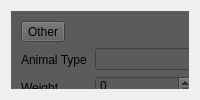
        <widget class="QWidget" name="tab_8">
         <attribute name="title">
          <string>Misc. Entries</string>
         </attribute>
         <layout class="QGridLayout" name="gridLayout_5">
          <item row="0" column="0">
           <widget class="QGroupBox" name="groupBox_9">
            <property name="styleSheet">
             <string notr="true">background-color: rgb(91, 91, 91);</string>
            </property>
            <property name="title">
             <string/>
            </property>
            <widget class="QWidget" name="layoutWidget_2">
             <property name="geometry">
              <rect>
               <x>10</x>
               <y>10</y>
               <width>241</width>
               <height>399</height>
              </rect>
             </property>
             <layout class="QVBoxLayout" name="verticalLayout_38">
              <item>
               <widget class="QToolButton" name="toolButton_6">
                <property name="text">
                 <string>Other</string>
                </property>
               </widget>
              </item>
              <item>
               <layout class="QHBoxLayout" name="horizontalLayout_2">
                <item>
                 <layout class="QVBoxLayout" name="verticalLayout_39">
                  <item>
                   <widget class="QLabel" name="label_43">
                    <property name="minimumSize">
                     <size>
                      <width>57</width>
                      <height>20</height>
                     </size>
                    </property>
                    <property name="text">
                     <string>Animal Type</string>
                    </property>
                   </widget>
                  </item>
                  <item>
                   <widget class="QLabel" name="label_44">
                    <property name="minimumSize">
                     <size>
                      <width>1</width>
                      <height>1</height>
                     </size>
                    </property>
                    <property name="maximumSize">
                     <size>
                      <width>1000</width>
                      <height>1000</height>
                     </size>
                    </property>
                    <property name="text">
                     <string>Weight</string>
                    </property>
                   </widget>
                  </item>
                  <item>
                   <widget class="QLabel" name="label_45">
                    <property name="minimumSize">
                     <size>
                      <width>58</width>
                      <height>20</height>
                     </size>
                    </property>
                    <property name="text">
                     <string>Vaccinations</string>
                    </property>
                   </widget>
                  </item>
                 </layout>
                </item>
                <item>
                 <layout class="QVBoxLayout" name="verticalLayout_40">
                  <item>
                   <widget class="QLineEdit" name="lineEdit_9">
                    <property name="minimumSize">
                     <size>
                      <width>1</width>
                      <height>1</height>
                     </size>
                    </property>
                    <property name="maximumSize">
                     <size>
                      <width>10000000</width>
                      <height>16777215</height>
                     </size>
                    </property>
                   </widget>
                  </item>
                  <item>
                   <widget class="QSpinBox" name="spinBox_2">
                    <property name="minimumSize">
                     <size>
                      <width>98</width>
                      <height>20</height>
                     </size>
                    </property>
                    <property name="maximumSize">
                     <size>
                      <width>98</width>
                      <height>20</height>
                     </size>
                    </property>
                   </widget>
                  </item>
                  <item>
                   <widget class="QLineEdit" name="lineEdit_10">
                    <property name="minimumSize">
                     <size>
                      <width>1</width>
                      <height>1</height>
                     </size>
                    </property>
                    <property name="maximumSize">
                     <size>
                      <width>10000000</width>
                      <height>10000000</height>
                     </size>
                    </property>
                   </widget>
                  </item>
                 </layout>
                </item>
               </layout>
              </item>
              <item>
               <layout class="QVBoxLayout" name="verticalLayout_41">
                <item>
                 <widget class="QLabel" name="label_46">
                  <property name="minimumSize">
                   <size>
                    <width>201</width>
                    <height>13</height>
                   </size>
                  </property>
                  <property name="maximumSize">
                   <size>
                    <width>201</width>
                    <height>13</height>
                   </size>
                  </property>
                  <property name="text">
                   <string>General Description</string>
                  </property>
                 </widget>
                </item>
                <item>
                 <widget class="QLineEdit" name="lineEdit_11">
                  <property name="minimumSize">
                   <size>
                    <width>201</width>
                    <height>121</height>
                   </size>
                  </property>
                  <property name="maximumSize">
                   <size>
                    <width>201</width>
                    <height>121</height>
                   </size>
                  </property>
                 </widget>
                </item>
               </layout>
              </item>
              <item>
               <layout class="QVBoxLayout" name="verticalLayout_42">
                <item>
                 <widget class="QLabel" name="label_47">
                  <property name="minimumSize">
                   <size>
                    <width>203</width>
                    <height>13</height>
                   </size>
                  </property>
                  <property name="maximumSize">
                   <size>
                    <width>203</width>
                    <height>13</height>
                   </size>
                  </property>
                  <property name="text">
                   <string>Animal Appearance Description</string>
                  </property>
                  <property name="alignment">
                   <set>Qt::AlignCenter</set>
                  </property>
                 </widget>
                </item>
                <item>
                 <widget class="QLineEdit" name="lineEdit_12">
                  <property name="minimumSize">
                   <size>
                    <width>203</width>
                    <height>121</height>
                   </size>
                  </property>
                  <property name="maximumSize">
                   <size>
                    <width>203</width>
                    <height>121</height>
                   </size>
                  </property>
                 </widget>
                </item>
               </layout>
              </item>
             </layout>
            </widget>
           </widget>
          </item>
         </layout>
        </widget>
